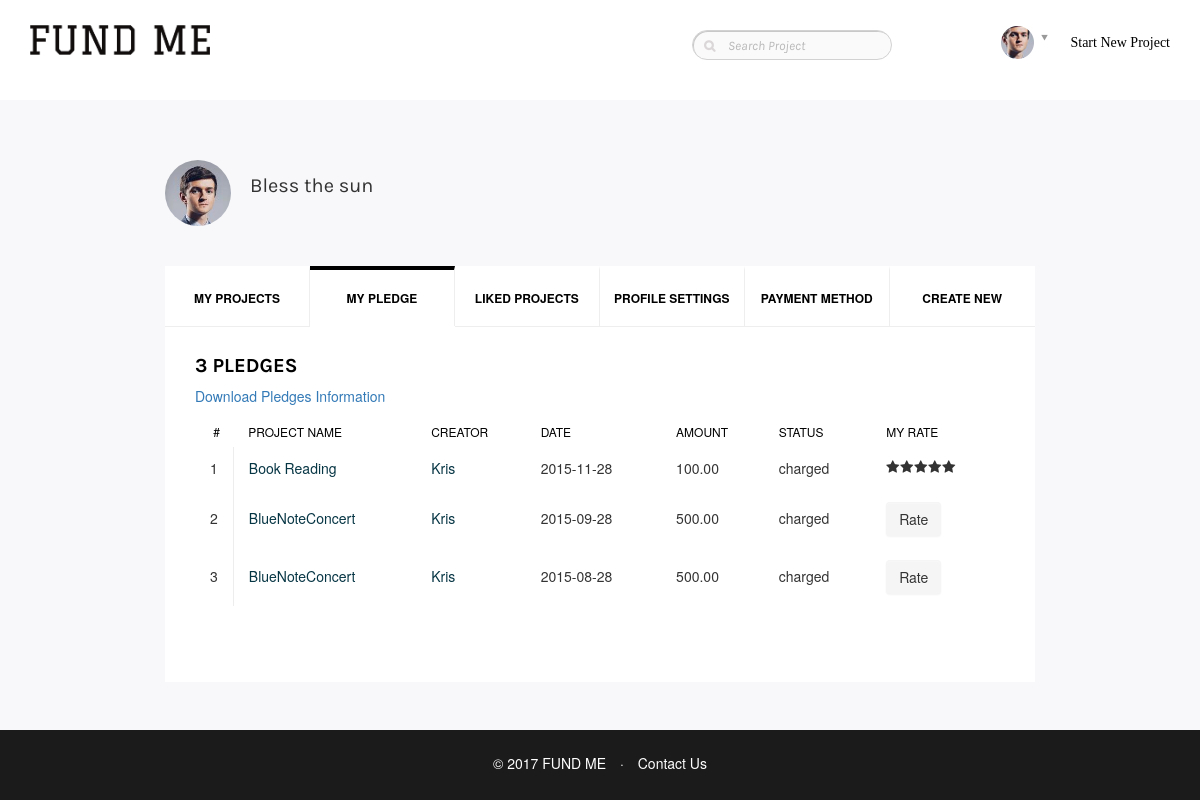
The page /db/pledgedprojects.php (signed in) on the database its author committed.
### tables this page shows
CREATE TABLE `pledge` (
  `uid` varchar(40) NOT NULL,
  `cnumber` varchar(40) NOT NULL,
  `pid` INT UNSIGNED NOT NULL,
  `pltime` datetime NOT NULL,
  `amount` decimal(10,2) DEFAULT NULL,
  `plstatus` varchar(20) DEFAULT NULL,
  PRIMARY KEY (`uid`,`cnumber`,`pid`,`pltime`),
  CONSTRAINT `pledge_ibfk_1` FOREIGN KEY (`uid`,`cnumber`) REFERENCES `cards` (`uid`,`cnumber`),
  CONSTRAINT `pledge_ibfk_2` FOREIGN KEY (`pid`) REFERENCES `projects` (`pid`)
);

CREATE TABLE `projects` (
  `pid` INT UNSIGNED AUTO_INCREMENT NOT NULL,
  `pname` varchar(100) DEFAULT NULL,
  `pdescription` text DEFAULT NULL,
  `uid` varchar(40) NOT NULL,
  `minfund` decimal(10,2) DEFAULT NULL,
  `maxfund` decimal(10,2) DEFAULT NULL,
  `curfund` decimal(10,2) DEFAULT 0,
  `posttime` datetime NOT NULL,
  `endtime` datetime NOT NULL,
  `plannedtime` datetime NOT NULL,
  `completetime` datetime DEFAULT NULL,
  `pstatus` varchar(40) DEFAULT NULL,
  `creditcard` varchar(40) DEFAULT NULL,
  `filename` varchar(40) DEFAULT NULL,
  PRIMARY KEY (`pid`),
  CONSTRAINT `projects_ibfk_1` FOREIGN KEY (`uid`, `creditcard`) REFERENCES `cards` (`uid`,`cnumber`)
);

CREATE TABLE `users` (
  `uid` varchar(40) NOT NULL,
  `username` varchar(40) NOT NULL,
  `email` varchar(40) NOT NULL,
  `password` varchar(40) NOT NULL,
  `address` varchar(50) DEFAULT NULL,
  `interests` text DEFAULT NULL,
  PRIMARY KEY (`uid`)
);

### db/helperfunction.inc (called while the page is built, shortened)
<?php
function getUserName($mysqli, $uid) {
    if ($stmt = $mysqli->prepare("select username from Project.Users where uid=?")) {
        $stmt->bind_param('s', $uid);
        $stmt->execute();
        $stmt->bind_result($username);
        try {
            while ($stmt->fetch()) {
                return $username;
            }
        } catch (mysqli_sql_exception $e) {
            echo $e;
        } finally {
            $stmt->close();
        }
    }
}
function getPledgesByUid($mysqli, $uid) {
    $res = array();
    if ($stmt = $mysqli->prepare("select pid, pname, p.uid, pltime, amount, plstatus, pstatus from Project.Pledge pl join Project.Projects p using (pid) where pl.uid=? order by pltime desc")) {
        $stmt->bind_param('s', $uid);
        $stmt->execute();
        $stmt->bind_result($pid, $lpname, $creator, $pltime, $amount, $plstat,$pstatus);
        try {
            while ($stmt->fetch()) {
                array_push($res, array($pid, $lpname,$creator, $pltime, $amount, $plstat,$pstatus));
            }
        } catch (mysqli_sql_exception $e) {
            echo $e;
        } finally {
            $stmt->close();
        }
    }
    return $res;
}
function getRateByUidPid($mysqli, $uid, $pid) {
    if ($stmt = $mysqli->prepare("select star from project.Rates where uid=? and pid=?")) {
        $stmt->bind_param('si', $uid, $pid);
        $stmt->execute();
        $stmt->bind_result($star);
        try {
            while($stmt->fetch()) {
                return $star;
            }
        } catch (mysqli_sql_exception $e) {
            echo $e;
        } finally {
            $stmt->free_result();
            $stmt->close();
        }
    }
    return 0;
}

### db/pledgedprojects.php (the view, shortened to what this page needs)
<?php
require "helperfunction.inc";
?>
<!DOCTYPE html>
<html lang="en">
<head>
    <link href="assets/css/bootstrap.min.css" rel="stylesheet">
    <link href="assets/css/bootstrap-theme.css" rel="stylesheet">
    <link href="assets/css/language-selector-remove-able-css.css" rel="stylesheet">
    <link href="assets/css/flexslider.css" rel="stylesheet">
    <link href="assets/css/style.css" rel="stylesheet">
    <link href="assets/css/plugin.css" rel="stylesheet">
    <link href="assets/css/responsive.css" rel="stylesheet">
    <link href="assets/css/menu.css" rel="stylesheet">
    <link href="assets/css/color.css" rel="stylesheet">
    <link href="assets/css/iconmoon.css" rel="stylesheet">
    <link href="assets/css/themetypo.css" rel="stylesheet">
    <link href="assets/css/widget.css" rel="stylesheet">
    <link href="assets/css/jquery-ui.min.css" rel="stylesheet">
    <link rel="stylesheet" href="https://maxcdn.bootstrapcdn.com/bootstrap/3.3.7/css/bootstrap.min.css" />
</head>
<body>
<div class="wrapper">
    <?php require "header.php" ?>
    <main id="main-content">
        <div class="main-section">
            <div class="page-section">
                <div class="profile-pages">
                    <div class="container">
                        <div class="row">
                            <div class="section-fullwidth col-lg-12">
                                <div class="cs-content-holder">
                                    <div class="row">
                                        <div class="cause-holder">
                                            <div class="col-lg-12">
                                                <div class="cs-auther">
                                                    <figure>
                                                        <a href="userprofile.php?id=<?php echo $_SESSION["email"];?>"><img src="assets/extra-images/auther1.jpg" alt="#"></a>
                                                    </figure>
                                                    <div class="text">
                                                        <h3><a href="userprofile.php?id=<?php echo $_SESSION["email"];?>"><?php echo $_SESSION["username"];?></a></h3>
                                                    </div>
                                                </div>
                                            </div>
                                            <div class="col-lg-12">
                                                <div class="profile-block">
                                                    <ul class="scroll-nav">
                                                        <li><a href="myprojects.php">My Projects</a></li>
                                                        <li class="active"><a href="pledgedprojects.php">My Pledge</a></li>
                                                        <li><a href="likedprojects.php">Liked Projects</a></li>
                                                        <li><a href="profilesetting.php">Profile Settings</a></li>
                                                        <li><a href="addcard.php">Payment Method</a></li>
                                                        <li><a href="createproject.php">Create New</a></li>
                                                    </ul>
                                                    <div class="cs-profile-area">
                                                        <div class="cs-title no-border">
                                                            <?php
                                                            $res = getPledgesByUid($mysqli,$_SESSION["email"]);
                                                            echo "<h4>".count($res)." Pledges</h4>";
                                                            ?>
                                                            <?php
                                                            if (count($res)>0) {
                                                                echo "<a href='savexls/savepledgexls.php?uid=".$_SESSION["email"]."'>Download Pledges Information</a>";
                                                            }
                                                            ?>
                                                        </div>
                                                        <div class="cs-profile-holder">
                                                            <div class="cs-table-holder">
                                                                <table>
                                                                    <thead>
                                                                    <tr>
                                                                        <th>#</th>
                                                                        <th>Project Name</th>
                                                                        <th>Creator</th>
                                                                        <th>Date</th>
                                                                        <th>Amount</th>
                                                                        <th>Status</th>
                                                                        <th>My Rate</th>
                                                                    </tr>
                                                                    </thead>
                                                                    <tbody valign="middle">
                                                                    <?php
                                                                    $i = 1;
                                                                    foreach ($res as $val) {
                                                                        list($pid, $pname,$creator, $pltime, $amount, $stat,$pstatus) = $val;
                                                                        $uname = getUserName($mysqli, $creator);
                                                                        $ratestar = getRateByUidPid($mysqli, $_SESSION["email"],$pid);
                                                                        echo "<tr><td>" . $i . "</td>";
                                                                        echo "<td><a href=\"projectdetail.php?id=" . $pid . "\">" . $pname . "</a></td>";
                                                                        echo "<td><a href=\"userprofile.php?uid=" . $creator . "\">" . $uname . "</a></td>";
                                                                        echo "<td>" . explode(" ", $pltime)[0] . "</td>";
                                                                        echo "<td>" . $amount . "</td>";
                                                                        echo "<td>" . $stat . "</td>";
                                                                        if ($pstatus == 'completed') {
                                                                            if ($ratestar>0) {
                                                                                echo "<td style='min-width: 100px'>";
                                                                                for ($x = 0; $x < $ratestar; $x++) {
                                                                                    echo "<i class=\"icon-star2\"></i>";
                                                                                }
                                                                                echo "</td>";
                                                                            } else {
                                                                                echo "<td><button type=\"button\" class=\"ratebtn btn btn-secondary\">Rate</button></td>";
                                                                            }
                                                                        }
                                                                        echo "</tr>";
                                                                        $i = $i + 1;
                                                                    }
                                                                    ?>
                                                                    </tbody>
                                                                </table>
                                                            </div>
                                                        </div>
                                                    </div>
                                                </div>
                                            </div>
                                        </div>
                                    </div>
                                </div>
                            </div>
                        </div>
                    </div>
                </div>
            </div>
        </div>
    </main>
    <?php require "footer.php" ?>
</div>
</body>
</html>

### db/assets/css/style.css (style rules this page uses)
html, body { margin: 0px; padding: 0px; min-height: 100%; height: 100%; }

### db/assets/css/plugin.css (style rules this page uses)
.cause-holder { width: 900px; margin: 0 auto; }
.cause-holder .cs-auther, .cause-holder .cs-donations { margin: 0 0 30px 0; }
.cs-auther { float: left; }
.cs-auther figure { width: 66px; height: 66px; margin: 0 0 10px 0; float: left; }
.cs-auther figure img { border-radius: 100%; }
.cs-auther h3 { font-weight: 400; margin: 0; line-height: 12px; font-size: 20px; color: #333; }
.cs-auther figure ~ .text { padding: 20px 0 0 85px; }
.scroll-nav { border-bottom: 1px solid #eeeeee; display: inline-block; margin: 0 0 20px; width: 100%; }
.scroll-nav li { float: left; width: 16.66%; list-style: none; }
.scroll-nav li a { float: left; width: 100%; color: #000000; font-size: 12px; font-weight: 700; text-align: center; padding: 18px 0; border-top: 4px solid; border-top-color: transparent; text-transform: uppercase; border-right: 1px solid #eeeeee; }
.scroll-nav li:last-child a { border-right: none; }
.scroll-nav li.active a { color: #000000; border-top: 4px solid #000000; }
.scroll-nav li.active { position: relative; }
.scroll-nav li.active:before { background-color: #ffffff; bottom: -2px; content: ""; height: 2px; left: 0; position: absolute; width: 100%; }
.profile-block { margin: 0 0 35px; box-shadow: none; background-color: #ffffff; }
.profile-block .no-border { border:none !important; padding: 0 !important; }
.cs-profile-area { background:#fff; margin:0 0 10px; padding:0 30px 30px; }
.cs-profile-area .cs-title { border-bottom: 1px dotted #acacac; padding: 10px 0 18px; }
.cs-title h3, .cs-title h2, .cs-title h4 { font-weight:700; overflow: hidden; font-size: 20px; line-height: 23px; text-transform: uppercase; }
.cs-profile-holder { display: inline-block; padding: 20px 0 0; width: 100%; }
.cs-table-holder { display: inline-block; padding: 0 0 20px; width: 100%; }
.cause-holder .cs-table-holder { margin: -15px 0 0; }
.cs-profile-holder table { margin:0; }
.cs-profile-holder table td { color:#333; font-size: 14px; line-height: 17px; border: none; padding: 12px 15px; text-align:left; vertical-align: middle; }
.cs-profile-holder table td:nth-child(2) { border-left:1px solid #ededed; }
.cs-profile-holder table td a { color: #063544; }
.cs-profile-holder table th { color:#000; font-weight: normal; font-size: 12px; line-height: 15px; padding: 10px 10px 8px 15px; text-align:left; text-transform: uppercase; border:none; background: #fff; }
.cs-profile-holder table tr:nth-child(even) { background: #fff; }
.cs-profile-holder table th:nth-child(odd) { background: #fff; }
.cs-profile-holder table th:first-child, .cs-profile-holder table td:first-child { text-align: center; width:24px; }

### rows shown on the page
pledge: pid.pname "Book Reading", pid.username "Kris", pltime "2015-11-28", amount "100.00", plstatus "charged"
pledge: pid.pname "BlueNoteConcert", pid.username "Kris", pltime "2015-09-28", amount "500.00", plstatus "charged", shows "Rate"
pledge: pid.pname "BlueNoteConcert", pid.username "Kris", pltime "2015-08-28", amount "500.00", plstatus "charged", shows "Rate"

### other values the page prints
$_SESSION["username"] "Bless the sun"
count($res) "3"
